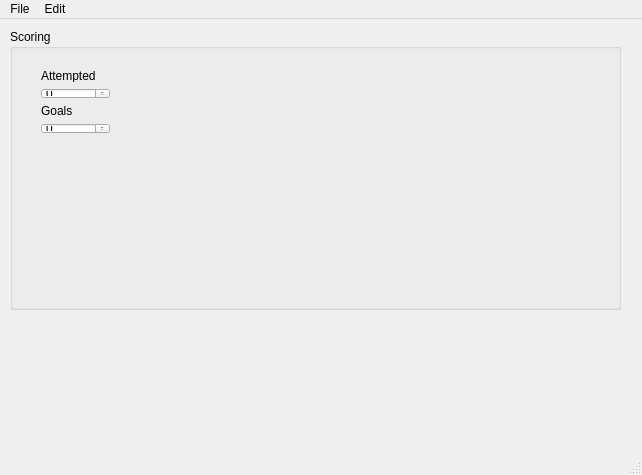
<?xml version="1.0" encoding="UTF-8"?>
<ui version="4.0">
 <class>MainWindow</class>
 <widget class="QMainWindow" name="MainWindow">
  <property name="geometry">
   <rect>
    <x>0</x>
    <y>0</y>
    <width>642</width>
    <height>475</height>
   </rect>
  </property>
  <property name="windowTitle">
   <string>2014 Scouting Software</string>
  </property>
  <widget class="QWidget" name="centralWidget">
   <widget class="QGroupBox" name="groupBox">
    <property name="geometry">
     <rect>
      <x>10</x>
      <y>10</y>
      <width>611</width>
      <height>281</height>
     </rect>
    </property>
    <property name="title">
     <string>Scoring</string>
    </property>
    <widget class="QWidget" name="verticalLayoutWidget">
     <property name="geometry">
      <rect>
       <x>20</x>
       <y>30</y>
       <width>91</width>
       <height>86</height>
      </rect>
     </property>
     <layout class="QVBoxLayout" name="verticalLayout_2">
      <item>
       <widget class="QLabel" name="label">
        <property name="text">
         <string>Attempted</string>
        </property>
       </widget>
      </item>
      <item>
       <widget class="QSpinBox" name="spinBox"/>
      </item>
      <item>
       <widget class="QLabel" name="label_2">
        <property name="text">
         <string>Goals</string>
        </property>
       </widget>
      </item>
      <item>
       <widget class="QSpinBox" name="spinBox_2"/>
      </item>
     </layout>
    </widget>
   </widget>
   <zorder>groupBox_2</zorder>
   <zorder>groupBox</zorder>
   <zorder>groupBox</zorder>
  </widget>
  <widget class="QStatusBar" name="statusBar"/>
  <widget class="QMenuBar" name="menuBar">
   <property name="geometry">
    <rect>
     <x>0</x>
     <y>0</y>
     <width>642</width>
     <height>21</height>
    </rect>
   </property>
   <widget class="QMenu" name="menuFile">
    <property name="title">
     <string>File</string>
    </property>
   </widget>
   <widget class="QMenu" name="menuEdit">
    <property name="title">
     <string>Edit</string>
    </property>
   </widget>
   <addaction name="menuFile"/>
   <addaction name="menuEdit"/>
  </widget>
 </widget>
 <layoutdefault spacing="6" margin="11"/>
 <resources/>
 <connections/>
</ui>
